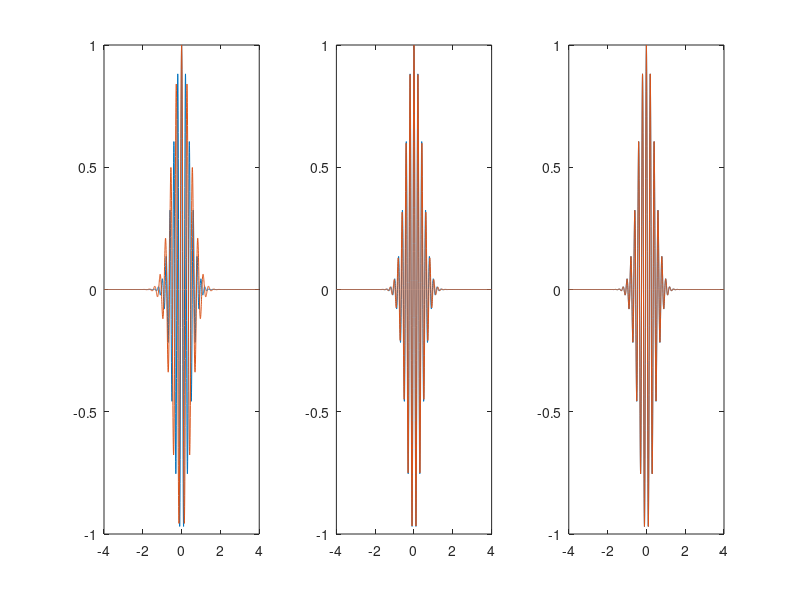

Here is the MATLAB script that generated this plot:
clear variables;close all;
i=complex(0,1);

% intervalle temporel
tmin=-4;tmax=4;Te=0.005;
t=tmin:Te:tmax;
N=length(t);
k1=2;k2=4;k3=6;
sig1=1/(2^k1);
sig2=1/(2^k2);
sig3=1/(2^k3);
% sig1=0.5;
% sig2=2;
% sig3=4;

%fonction
g1=(1/sig1*sqrt(2*pi))*exp(-(t.^2)/(2*sig1^2));
g2=(1/sig2*sqrt(2*pi))*exp(-(t.^2)/(2*sig2^2));
g3=(1/sig3*sqrt(2*pi))*exp(-(t.^2)/(2*sig3^2));

% g1=porte(t/sig1);
% g2=porte(t/sig2);
% g3=porte(t/sig3);

% intervalle fréquentiel
nu_e=1/Te;

nu=linspace(-nu_e/2,nu_e/2,N);

% transformée de Fourier (initialisation)
tg1=zeros(1,length(nu));
tg2=zeros(1,length(nu));
tg3=zeros(1,length(nu));

% calcul de la transformée de Fourier (utiliser commande trapz)
for k=1:N % pour chaque fréquence
tg1(k)=trapz(t,g1.*exp(-2*i*pi*nu(k)*t));
tg2(k)=trapz(t,g2.*exp(-2*i*pi*nu(k)*t));
tg3(k)=trapz(t,g3.*exp(-2*i*pi*nu(k)*t));
end


s=exp(-pi*(t.^2)).*cos(2*pi*5*t);

% transformée de Fourier (initialisation)
sf=zeros(1,length(nu));

% calcul de la transformée de Fourier (utiliser commande trapz)
for k=1:N % pour chaque fréquence
sf(k)=trapz(t,s.*exp(-2*i*pi*nu(k)*t));
end

h1=conv(s,g1,'same');
h1=h1/max(h1);
h2=conv(s,g2,'same');
h2=h2/max(h2);
h3=Te*conv(s,g3,'same');
h3=h3/max(h3);

% figure(1);hold on;
% subplot(231);plot(t,g1);
% subplot(232);plot(t,g2);
% subplot(233);plot(t,g3);
% subplot(234);plot(nu,tg1);axis([-10,10,-1,4]);
% subplot(235);plot(nu,tg2);axis([-10,10,-1,4]);
% subplot(236);plot(nu,tg3);axis([-10,10,-1,4]);

figure(2);hold on
subplot(1,3,1);plot(t,s,t,h1);
subplot(1,3,2);plot(t,s,t,h2);
subplot(1,3,3);plot(t,s,t,h3);



